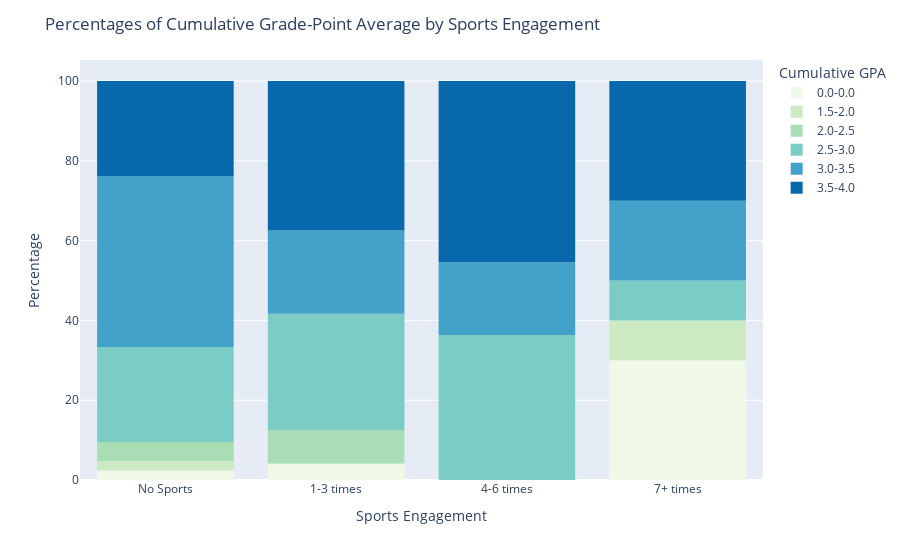

The cell this chart's notebook holds for it:
### Code cell
fig = px.histogram(DF_j.sort_values(by='cgpa'),
                   x='sports_engagement',
                   color='cgpa',
                   color_discrete_sequence=['#f0f9e8','#ccebc5','#a8ddb5','#7bccc4','#43a2ca','#0868ac'],
                   barnorm='percent',
                   category_orders={'sports_engagement' : ['No Sports','1-3 times','4-6 times','7+ times']})
fig.update_layout(title="Percentages of Cumulative Grade-Point Average by Sports Engagement",
                  xaxis_title='Sports Engagement',
                  yaxis_title='Percentage',
                  legend_title='Cumulative GPA')
fig.show()

### Figure 1 — Plotly figure (JSON) as saved in the notebook; plotly's stock layout.template omitted (floating-point values rounded to 4 significant figures)
{"data": [{"alignmentgroup": "True", "bingroup": "x", "hovertemplate": "cgpa=0.0-0.0<br>sports_engagement=%{x}<br>count (normalized as percent)=%{y}<extra></extra>", "legendgroup": "0.0-0.0", "marker": {"color": "#f0f9e8", "pattern": {"shape": ""}}, "name": "0.0-0.0", "offsetgroup": "0.0-0.0", "orientation": "v", "showlegend": true, "type": "histogram", "x": ["7+ times", "No Sports", "7+ times", "1-3 times", "7+ times"], "xaxis": "x", "yaxis": "y"}, {"alignmentgroup": "True", "bingroup": "x", "hovertemplate": "cgpa=1.5-2.0<br>sports_engagement=%{x}<br>count (normalized as percent)=%{y}<extra></extra>", "legendgroup": "1.5-2.0", "marker": {"color": "#ccebc5", "pattern": {"shape": ""}}, "name": "1.5-2.0", "offsetgroup": "1.5-2.0", "orientation": "v", "showlegend": true, "type": "histogram", "x": ["No Sports", "7+ times"], "xaxis": "x", "yaxis": "y"}, {"alignmentgroup": "True", "bingroup": "x", "hovertemplate": "cgpa=2.0-2.5<br>sports_engagement=%{x}<br>count (normalized as percent)=%{y}<extra></extra>", "legendgroup": "2.0-2.5", "marker": {"color": "#a8ddb5", "pattern": {"shape": ""}}, "name": "2.0-2.5", "offsetgroup": "2.0-2.5", "orientation": "v", "showlegend": true, "type": "histogram", "x": ["No Sports", "No Sports", "1-3 times", "1-3 times"], "xaxis": "x", "yaxis": "y"}, {"alignmentgroup": "True", "bingroup": "x", "hovertemplate": "cgpa=2.5-3.0<br>sports_engagement=%{x}<br>count (normalized as percent)=%{y}<extra></extra>", "legendgroup": "2.5-3.0", "marker": {"color": "#7bccc4", "pattern": {"shape": ""}}, "name": "2.5-3.0", "offsetgroup": "2.5-3.0", "orientation": "v", "showlegend": true, "type": "histogram", "x": ["No Sports", "4-6 times", "7+ times", "No Sports", "1-3 times", "No Sports", "No Sports", "No Sports", "1-3 times", "4-6 times", "4-6 times", "4-6 times", "1-3 times", "1-3 times", "No Sports", "No Sports", "No Sports", "1-3 times", "No Sports", "1-3 times", "No Sports", "1-3 times"], "xaxis": "x", "yaxis": "y"}, {"alignmentgroup": "True", "bingroup": "x", "hovertemplate": "cgpa=3.0-3.5<br>sports_engagement=%{x}<br>count (normalized as percent)=%{y}<extra></extra>", "legendgroup": "3.0-3.5", "marker": {"color": "#43a2ca", "pattern": {"shape": ""}}, "name": "3.0-3.5", "offsetgroup": "3.0-3.5", "orientation": "v", "showlegend": true, "type": "histogram", "x": ["7+ times", "No Sports", "No Sports", "No Sports", "No Sports", "1-3 times", "No Sports", "1-3 times", "1-3 times", "No Sports", "1-3 times", "7+ times", "No Sports", "No Sports", "No Sports", "No Sports", "No Sports", "No Sports", "No Sports", "No Sports", "4-6 times", "No Sports", "4-6 times", "No Sports", "No Sports", "1-3 times", "No Sports"], "xaxis": "x", "yaxis": "y"}, {"alignmentgroup": "True", "bingroup": "x", "hovertemplate": "cgpa=3.5-4.0<br>sports_engagement=%{x}<br>count (normalized as percent)=%{y}<extra></extra>", "legendgroup": "3.5-4.0", "marker": {"color": "#0868ac", "pattern": {"shape": ""}}, "name": "3.5-4.0", "offsetgroup": "3.5-4.0", "orientation": "v", "showlegend": true, "type": "histogram", "x": ["No Sports", "No Sports", "1-3 times", "7+ times", "No Sports", "No Sports", "4-6 times", "7+ times", "No Sports", "1-3 times", "1-3 times", "1-3 times", "1-3 times", "4-6 times", "No Sports", "No Sports", "7+ times", "No Sports", "1-3 times", "1-3 times", "1-3 times", "No Sports", "1-3 times", "4-6 times", "4-6 times", "No Sports", "4-6 times"], "xaxis": "x", "yaxis": "y"}], "layout": {"autosize": true, "barmode": "relative", "barnorm": "percent", "legend": {"title": {"text": "Cumulative GPA"}, "tracegroupgap": 0}, "margin": {"t": 60}, "title": {"text": "Percentages of Cumulative Grade-Point Average by Sports Engagement"}, "xaxis": {"anchor": "y", "autorange": true, "categoryarray": ["No Sports", "1-3 times", "4-6 times", "7+ times"], "categoryorder": "array", "domain": [0, 1], "range": [-0.5, 3.5], "title": {"text": "Sports Engagement"}, "type": "category"}, "yaxis": {"anchor": "x", "autorange": true, "domain": [0, 1], "range": [0, 105.3], "title": {"text": "Percentage"}}}}
